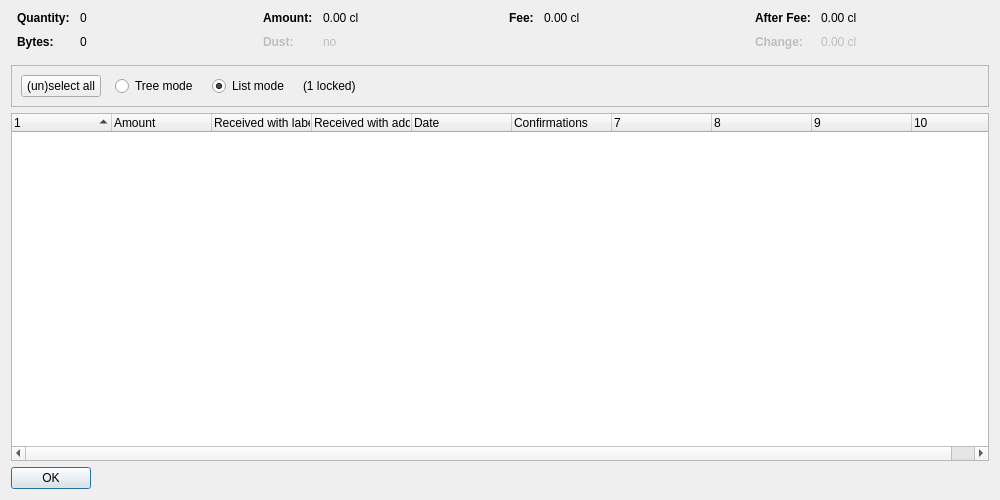
<?xml version="1.0" encoding="UTF-8"?>
<ui version="4.0">
 <class>CoinControlDialog</class>
 <widget class="QDialog" name="CoinControlDialog">
  <property name="geometry">
   <rect>
    <x>0</x>
    <y>0</y>
    <width>1000</width>
    <height>500</height>
   </rect>
  </property>
  <property name="windowTitle">
   <string>Coin Selection</string>
  </property>
  <layout class="QVBoxLayout" name="verticalLayout">
   <item>
    <layout class="QHBoxLayout" name="horizontalLayoutTop" stretch="0,0,0,0">
     <property name="topMargin">
      <number>0</number>
     </property>
     <property name="bottomMargin">
      <number>10</number>
     </property>
     <item>
      <layout class="QFormLayout" name="formLayoutCoinControl1">
       <property name="horizontalSpacing">
        <number>10</number>
       </property>
       <property name="verticalSpacing">
        <number>10</number>
       </property>
       <property name="leftMargin">
        <number>6</number>
       </property>
       <property name="rightMargin">
        <number>6</number>
       </property>
       <item row="0" column="0">
        <widget class="QLabel" name="labelCoinControlQuantityText">
         <property name="font">
          <font>
           <weight>75</weight>
           <bold>true</bold>
          </font>
         </property>
         <property name="text">
          <string>Quantity:</string>
         </property>
        </widget>
       </item>
       <item row="0" column="1">
        <widget class="QLabel" name="labelCoinControlQuantity">
         <property name="cursor">
          <cursorShape>IBeamCursor</cursorShape>
         </property>
         <property name="contextMenuPolicy">
          <enum>Qt::ActionsContextMenu</enum>
         </property>
         <property name="text">
          <string notr="true">0</string>
         </property>
         <property name="textInteractionFlags">
          <set>Qt::LinksAccessibleByMouse|Qt::TextSelectableByKeyboard|Qt::TextSelectableByMouse</set>
         </property>
        </widget>
       </item>
       <item row="1" column="0">
        <widget class="QLabel" name="labelCoinControlBytesText">
         <property name="font">
          <font>
           <weight>75</weight>
           <bold>true</bold>
          </font>
         </property>
         <property name="text">
          <string>Bytes:</string>
         </property>
        </widget>
       </item>
       <item row="1" column="1">
        <widget class="QLabel" name="labelCoinControlBytes">
         <property name="cursor">
          <cursorShape>IBeamCursor</cursorShape>
         </property>
         <property name="contextMenuPolicy">
          <enum>Qt::ActionsContextMenu</enum>
         </property>
         <property name="text">
          <string notr="true">0</string>
         </property>
         <property name="textInteractionFlags">
          <set>Qt::LinksAccessibleByMouse|Qt::TextSelectableByKeyboard|Qt::TextSelectableByMouse</set>
         </property>
        </widget>
       </item>
      </layout>
     </item>
     <item>
      <layout class="QFormLayout" name="formLayoutCoinControl2">
       <property name="horizontalSpacing">
        <number>10</number>
       </property>
       <property name="verticalSpacing">
        <number>10</number>
       </property>
       <property name="leftMargin">
        <number>6</number>
       </property>
       <property name="rightMargin">
        <number>6</number>
       </property>
       <item row="0" column="0">
        <widget class="QLabel" name="labelCoinControlAmountText">
         <property name="font">
          <font>
           <weight>75</weight>
           <bold>true</bold>
          </font>
         </property>
         <property name="text">
          <string>Amount:</string>
         </property>
        </widget>
       </item>
       <item row="0" column="1">
        <widget class="QLabel" name="labelCoinControlAmount">
         <property name="cursor">
          <cursorShape>IBeamCursor</cursorShape>
         </property>
         <property name="contextMenuPolicy">
          <enum>Qt::ActionsContextMenu</enum>
         </property>
         <property name="text">
          <string notr="true">0.00 cl</string>
         </property>
         <property name="textInteractionFlags">
          <set>Qt::LinksAccessibleByMouse|Qt::TextSelectableByKeyboard|Qt::TextSelectableByMouse</set>
         </property>
        </widget>
       </item>
       <item row="1" column="0">
        <widget class="QLabel" name="labelCoinControlLowOutputText">
         <property name="enabled">
          <bool>false</bool>
         </property>
         <property name="font">
          <font>
           <weight>75</weight>
           <bold>true</bold>
          </font>
         </property>
         <property name="text">
          <string>Dust:</string>
         </property>
        </widget>
       </item>
       <item row="1" column="1">
        <widget class="QLabel" name="labelCoinControlLowOutput">
         <property name="enabled">
          <bool>false</bool>
         </property>
         <property name="cursor">
          <cursorShape>IBeamCursor</cursorShape>
         </property>
         <property name="contextMenuPolicy">
          <enum>Qt::ActionsContextMenu</enum>
         </property>
         <property name="text">
          <string notr="true">no</string>
         </property>
         <property name="textInteractionFlags">
          <set>Qt::LinksAccessibleByMouse|Qt::TextSelectableByKeyboard|Qt::TextSelectableByMouse</set>
         </property>
        </widget>
       </item>
      </layout>
     </item>
     <item>
      <layout class="QFormLayout" name="formLayoutCoinControl3">
       <property name="horizontalSpacing">
        <number>10</number>
       </property>
       <property name="verticalSpacing">
        <number>10</number>
       </property>
       <property name="leftMargin">
        <number>6</number>
       </property>
       <property name="rightMargin">
        <number>6</number>
       </property>
       <item row="0" column="0">
        <widget class="QLabel" name="labelCoinControlFeeText">
         <property name="font">
          <font>
           <weight>75</weight>
           <bold>true</bold>
          </font>
         </property>
         <property name="text">
          <string>Fee:</string>
         </property>
        </widget>
       </item>
       <item row="0" column="1">
        <widget class="QLabel" name="labelCoinControlFee">
         <property name="cursor">
          <cursorShape>IBeamCursor</cursorShape>
         </property>
         <property name="contextMenuPolicy">
          <enum>Qt::ActionsContextMenu</enum>
         </property>
         <property name="text">
          <string notr="true">0.00 cl</string>
         </property>
         <property name="textInteractionFlags">
          <set>Qt::LinksAccessibleByMouse|Qt::TextSelectableByKeyboard|Qt::TextSelectableByMouse</set>
         </property>
        </widget>
       </item>
      </layout>
     </item>
     <item>
      <layout class="QFormLayout" name="formLayoutCoinControl4">
       <property name="horizontalSpacing">
        <number>10</number>
       </property>
       <property name="verticalSpacing">
        <number>10</number>
       </property>
       <property name="leftMargin">
        <number>6</number>
       </property>
       <property name="rightMargin">
        <number>6</number>
       </property>
       <item row="0" column="0">
        <widget class="QLabel" name="labelCoinControlAfterFeeText">
         <property name="font">
          <font>
           <weight>75</weight>
           <bold>true</bold>
          </font>
         </property>
         <property name="text">
          <string>After Fee:</string>
         </property>
        </widget>
       </item>
       <item row="0" column="1">
        <widget class="QLabel" name="labelCoinControlAfterFee">
         <property name="cursor">
          <cursorShape>IBeamCursor</cursorShape>
         </property>
         <property name="contextMenuPolicy">
          <enum>Qt::ActionsContextMenu</enum>
         </property>
         <property name="text">
          <string notr="true">0.00 cl</string>
         </property>
         <property name="textInteractionFlags">
          <set>Qt::LinksAccessibleByMouse|Qt::TextSelectableByKeyboard|Qt::TextSelectableByMouse</set>
         </property>
        </widget>
       </item>
       <item row="1" column="0">
        <widget class="QLabel" name="labelCoinControlChangeText">
         <property name="enabled">
          <bool>false</bool>
         </property>
         <property name="font">
          <font>
           <weight>75</weight>
           <bold>true</bold>
          </font>
         </property>
         <property name="text">
          <string>Change:</string>
         </property>
        </widget>
       </item>
       <item row="1" column="1">
        <widget class="QLabel" name="labelCoinControlChange">
         <property name="enabled">
          <bool>false</bool>
         </property>
         <property name="cursor">
          <cursorShape>IBeamCursor</cursorShape>
         </property>
         <property name="contextMenuPolicy">
          <enum>Qt::ActionsContextMenu</enum>
         </property>
         <property name="text">
          <string notr="true">0.00 cl</string>
         </property>
         <property name="textInteractionFlags">
          <set>Qt::LinksAccessibleByMouse|Qt::TextSelectableByKeyboard|Qt::TextSelectableByMouse</set>
         </property>
        </widget>
       </item>
      </layout>
     </item>
    </layout>
   </item>
   <item>
    <widget class="QFrame" name="frame">
     <property name="minimumSize">
      <size>
       <width>0</width>
       <height>40</height>
      </size>
     </property>
     <property name="frameShape">
      <enum>QFrame::StyledPanel</enum>
     </property>
     <property name="frameShadow">
      <enum>QFrame::Sunken</enum>
     </property>
     <layout class="QHBoxLayout" name="horizontalLayout">
      <item>
       <layout class="QHBoxLayout" name="horizontalLayoutPanel" stretch="0,0,0,0,0">
        <property name="spacing">
         <number>14</number>
        </property>
        <item>
         <widget class="QPushButton" name="pushButtonSelectAll">
          <property name="sizePolicy">
           <sizepolicy hsizetype="Maximum" vsizetype="Fixed">
            <horstretch>0</horstretch>
            <verstretch>0</verstretch>
           </sizepolicy>
          </property>
          <property name="text">
           <string>(un)select all</string>
          </property>
          <property name="autoDefault">
           <bool>false</bool>
          </property>
         </widget>
        </item>
        <item>
         <widget class="QRadioButton" name="radioTreeMode">
          <property name="sizePolicy">
           <sizepolicy hsizetype="Maximum" vsizetype="Fixed">
            <horstretch>0</horstretch>
            <verstretch>0</verstretch>
           </sizepolicy>
          </property>
          <property name="text">
           <string>Tree mode</string>
          </property>
         </widget>
        </item>
        <item>
         <widget class="QRadioButton" name="radioListMode">
          <property name="sizePolicy">
           <sizepolicy hsizetype="Maximum" vsizetype="Fixed">
            <horstretch>0</horstretch>
            <verstretch>0</verstretch>
           </sizepolicy>
          </property>
          <property name="text">
           <string>List mode</string>
          </property>
          <property name="checked">
           <bool>true</bool>
          </property>
         </widget>
        </item>
        <item>
         <widget class="QLabel" name="labelLocked">
          <property name="text">
           <string notr="true">(1 locked)</string>
          </property>
         </widget>
        </item>
        <item>
         <spacer name="horizontalSpacer">
          <property name="orientation">
           <enum>Qt::Horizontal</enum>
          </property>
          <property name="sizeHint" stdset="0">
           <size>
            <width>40</width>
            <height>20</height>
           </size>
          </property>
         </spacer>
        </item>
       </layout>
      </item>
     </layout>
    </widget>
   </item>
   <item>
    <widget class="CoinControlTreeWidget" name="treeWidget">
     <property name="contextMenuPolicy">
      <enum>Qt::CustomContextMenu</enum>
     </property>
     <property name="sortingEnabled">
      <bool>false</bool>
     </property>
     <property name="columnCount">
      <number>10</number>
     </property>
     <attribute name="headerShowSortIndicator" stdset="0">
      <bool>true</bool>
     </attribute>
     <attribute name="headerStretchLastSection">
      <bool>false</bool>
     </attribute>
     <column>
      <property name="text">
       <string/>
      </property>
     </column>
     <column>
      <property name="text">
       <string>Amount</string>
      </property>
     </column>
     <column>
      <property name="text">
       <string>Received with label</string>
      </property>
     </column>
     <column>
      <property name="text">
       <string>Received with address</string>
      </property>
     </column>
     <column>
      <property name="text">
       <string>Date</string>
      </property>
     </column>
     <column>
      <property name="text">
       <string>Confirmations</string>
      </property>
      <property name="toolTip">
       <string>Confirmed</string>
      </property>
     </column>
     <column>
      <property name="text">
       <string/>
      </property>
     </column>
     <column>
      <property name="text">
       <string/>
      </property>
     </column>
     <column>
      <property name="text">
       <string/>
      </property>
     </column>
     <column>
      <property name="text">
       <string/>
      </property>
     </column>
    </widget>
   </item>
   <item>
    <widget class="QDialogButtonBox" name="buttonBox">
     <property name="sizePolicy">
      <sizepolicy hsizetype="Maximum" vsizetype="Fixed">
       <horstretch>0</horstretch>
       <verstretch>0</verstretch>
      </sizepolicy>
     </property>
     <property name="orientation">
      <enum>Qt::Horizontal</enum>
     </property>
     <property name="standardButtons">
      <set>QDialogButtonBox::Ok</set>
     </property>
    </widget>
   </item>
  </layout>
 </widget>
 <customwidgets>
  <customwidget>
   <class>CoinControlTreeWidget</class>
   <extends>QTreeWidget</extends>
   <header>coincontroltreewidget.h</header>
  </customwidget>
 </customwidgets>
 <resources/>
 <connections/>
</ui>
